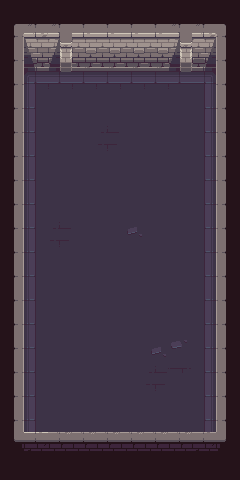

This game map was drawn from its Tiled (.tmx) file and the tilesets committed beside it. A one-line description and the trimmed map source follow:
An orthogonal 10x20 tile map with 24x24 px tiles, 1 tile layer (Tile Layer 1) and 4 objects.

<map version="1.10" tiledversion="1.11.0" orientation="orthogonal" renderorder="right-down" width="10" height="20" tilewidth="24" tileheight="24" infinite="0" nextlayerid="3" nextobjectid="17">
 <tileset firstgid="1" source="../tilesets/dungeon.tsx" />
 <layer id="1" name="Tile Layer 1" width="10" height="20">
  <data>[200 cells, 200 non-empty, 50 distinct tile ids]</data>
 </layer>
 <objectgroup id="2" name="paredes">
  <object id="8" x="13.8182" y="432" width="212.182" height="10.1818" />
  <object id="10" x="216" y="23.3333" width="9.33333" height="418.667" />
  <object id="11" x="14" y="24" width="10" height="416.667" />
  <object id="12" x="24.25" y="23.5" width="191.75" height="48.5" />
 </objectgroup>
</map>
